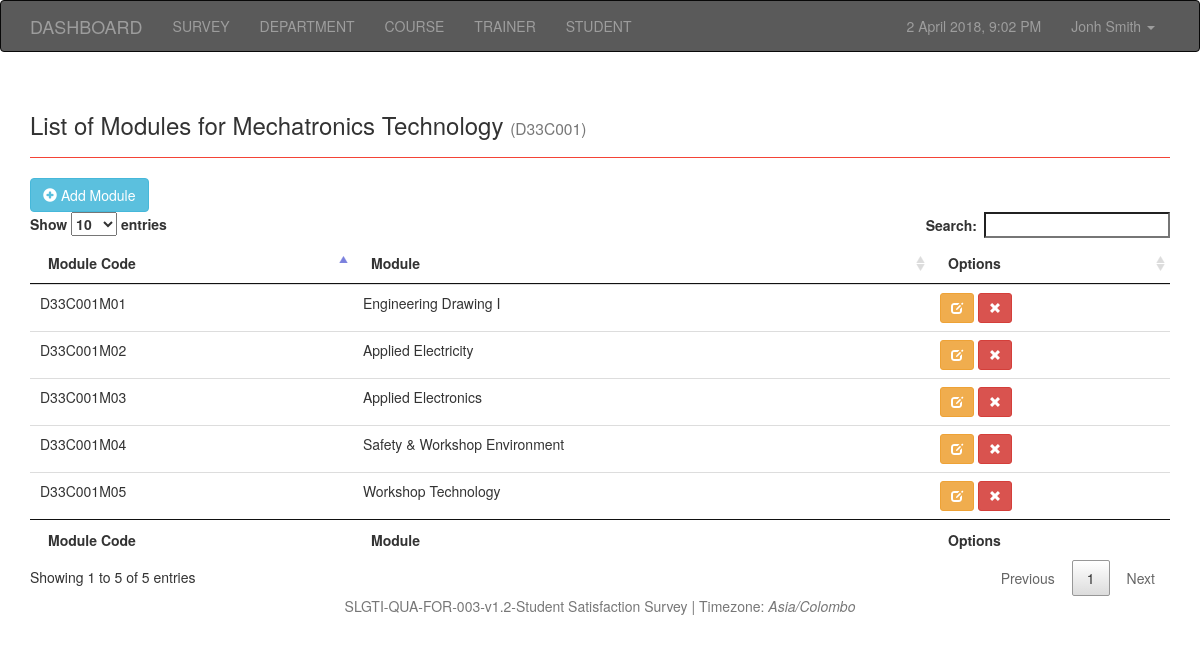
Page /courseProfile?id=D33C001&course=Mechatronics Technology on the committed database.
### tables this page shows
CREATE TABLE `module` (
  `module_id` varchar(10) NOT NULL,
  `course_id` varchar(10) NOT NULL,
  `module` varchar(100) NOT NULL
);

### courseProfile.php (the view, shortened to what this page needs)
<!DOCTYPE html>
<html lang="en">
<head>
    <link href="css/bootstrap.css" rel="stylesheet">
    <link href="css/jquery.dataTables.min.css" rel="stylesheet">
</head>
<body>
    <?php include_once("nav.php");    ?>
    <div class="container">
        <div class="row">
            <div class="col-md-12">
                <div class="page-header">
                    <h3>List of Modules for <?php if(isset($_GET['course'])) echo $_GET['course'].' <small>('.$_GET['id'].')</small>'; ?></h3>
                </div>
            </div>
        </div>
 <div class="row">
            <div class="col-md-12">
                <button type="button" class="btn btn-info" data-toggle="modal" data-target="#ADD-DEPARTMENT">
                <span class="glyphicon glyphicon-plus-sign" aria-hidden="true" data-toggle="modal" data-target="#ADD-DEPARTMENT"></span> Add Module
                </button>
            </div>
        </div>
        <div class="row">
            <div class="col-md-12 ">
                <div class="table-responsive">
                    <table id="example" class="table table-hover">
                        <thead>
                            <tr>
                                <th>Module Code</th>
                                <th>Module</th>
                                <th>Options</th>
                            </tr>
                        </thead>
                        <tfoot>
                            <tr>
                                <th>Module Code</th>
                                <th>Module</th>
                                <th>Options</th>
                            </tr>
                        </tfoot>
                        <tbody>
                            <?php
                        $course_id = $_GET['id'];
                        $sql = "SELECT * FROM `module` WHERE `course_id` = '$course_id'";
                        $result = mysqli_query($con, $sql);
                        if (mysqli_num_rows($result) > 0) {
                            while($row = mysqli_fetch_assoc($result)) {
                                echo '<tr>';
                                echo '
                                    <td>'. $row["module_id"].'</td>
                                    <td>'. $row["module"].'</td>
                                    <td>
                                    <a href="?edit='.$row["course_id"].'"><button type="button" class="btn btn-warning btn-sm"><span class="glyphicon glyphicon-edit" aria-hidden="true"></span></button></a>
                                    <a href="?delete='.$row["course_id"].'"><button type="button" class="btn btn-danger btn-sm"><span class="glyphicon glyphicon-remove" aria-hidden="true"></span></button></a>
                                    </td>
                                </tr>';
                            }
                        } else {
                            echo '<tr><td colspan="6"> 0 Results</td></tr>';
                        }
                        ?>
                        </tbody>
                    </table>
                </div>
            </div>
        </div>
    </div>
    <?php include_once("footer.php"); ?>
</body>
</html>

### rows in the picture
module: module_id "D33C001M01", module "Engineering Drawing I"
module: module_id "D33C001M02", module "Applied Electricity"
module: module_id "D33C001M03", module "Applied Electronics"
module: module_id "D33C001M04", module "Safety & Workshop Environment"
module: module_id "D33C001M05", module "Workshop Technology"

### other values in the picture
$_GET['course'] "Mechatronics Technology"
$_GET['id'] "D33C001"
date_default_timezone_get() "Asia/Colombo"
